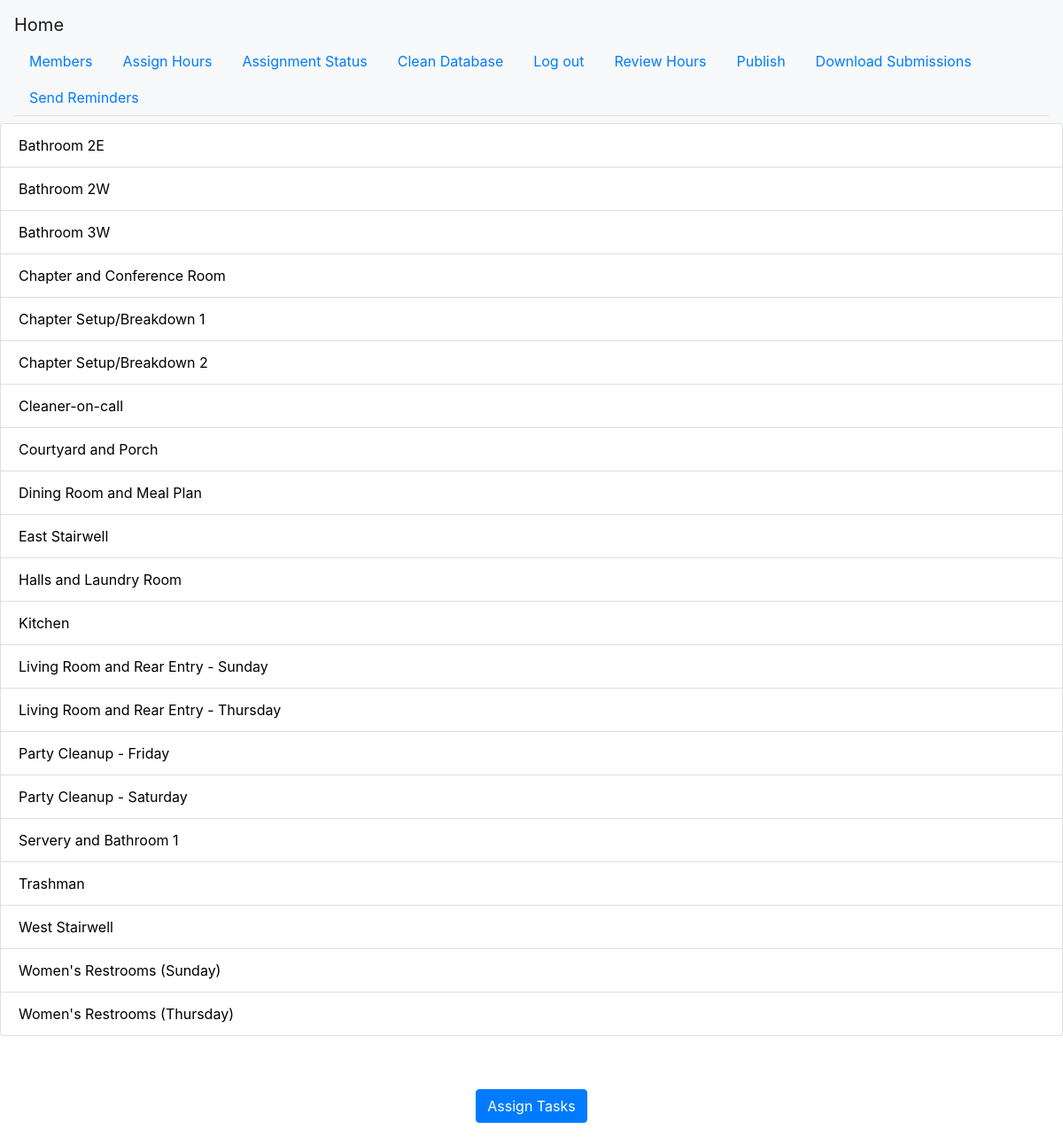
The page /assignment (signed in) on the database its author committed.
### app.py (models this page shows, shortened)
class CleanupHour(db.Model):
    id = db.Column(db.Integer, primary_key=True)
    name = db.Column(db.Text)
    task_id = db.Column(db.Integer)
    day = db.Column(db.Text)
    due_time = db.Column(db.Text)
    worth = db.Column(db.Integer)
    difficulty = db.Column(db.Integer)
    link = db.Column(db.Text)

### app.py (the view)
@app.route('/assignment', methods=['GET', 'POST'])
@login_required
def assignment():
    from utils.components import GenerateScheduleButton, AssignTasksButton
    generate = GenerateScheduleButton()
    try:
        hours_list = CleanupHour.query.all()
    except Exception as e:
        print(e)
        hours_list = []
    if generate.validate_on_submit() and not hours_list:
        from modules.CleanupHourScheduler import schedule_hours
        hours_list = schedule_hours()
        db.session.add_all(hours_list)
        db.session.commit()
        return redirect(url_for('assignment'))
    assign = AssignTasksButton()
    assignments = []
    if assign.validate_on_submit() and hours_list:
        return redirect(url_for('final_assignments'))
    return render_template('assignment.html', generate=generate, hours_list=hours_list, assign=assign,
                           assignments=assignments)

### utils/components.py
class GenerateScheduleButton(FlaskForm):
    submit = SubmitField('Click here to pull the schedule from the google spreadsheet.')

class AssignTasksButton(FlaskForm):
    submit = SubmitField('Assign Tasks')

### app.py (called while the page is built)
@login_manager.user_loader
def load_user(user_id):
    return User.query.get(user_id)

### templates/assignment.html (shortened to what this page needs)
{% extends "base.html" %}
{% block content %}
    {% if hours_list %}
        <ul class="list-group">
            {% for task in hours_list %}
                <li class="list-group-item d-flex justify-content-between align-items-center">
                    <a style="color:black" href="{{ url_for('task_page',identifier=task.id)}}">
                        {{ task.name }}
                    </a>
                </li>
            {% endfor %}
        </ul>
    {% endif %}
    <div class="container" align="center" style="margin-top: 5%">
        <form method="post">
            <div class="form-group">
                {{ assign.submit(class='btn btn-primary') }}
            </div>
        </form>
    </div>
{% endblock %}

### rows shown on the page
CleanupHour: name "Bathroom 2E"
CleanupHour: name "Bathroom 2W"
CleanupHour: name "Bathroom 3W"
CleanupHour: name "Chapter and Conference Room"
CleanupHour: name "Chapter Setup/Breakdown 1"
CleanupHour: name "Chapter Setup/Breakdown 2"
CleanupHour: name "Cleaner-on-call"
CleanupHour: name "Courtyard and Porch"
CleanupHour: name "Dining Room and Meal Plan"
CleanupHour: name "East Stairwell"
CleanupHour: name "Halls and Laundry Room"
CleanupHour: name "Kitchen"
CleanupHour: name "Living Room and Rear Entry - Sunday"
CleanupHour: name "Living Room and Rear Entry - Thursday"
CleanupHour: name "Party Cleanup - Friday"
CleanupHour: name "Party Cleanup - Saturday"
CleanupHour: name "Servery and Bathroom 1"
CleanupHour: name "Trashman"
CleanupHour: name "West Stairwell"
CleanupHour: name "Women's Restrooms (Sunday)"
CleanupHour: name "Women's Restrooms (Thursday)"
